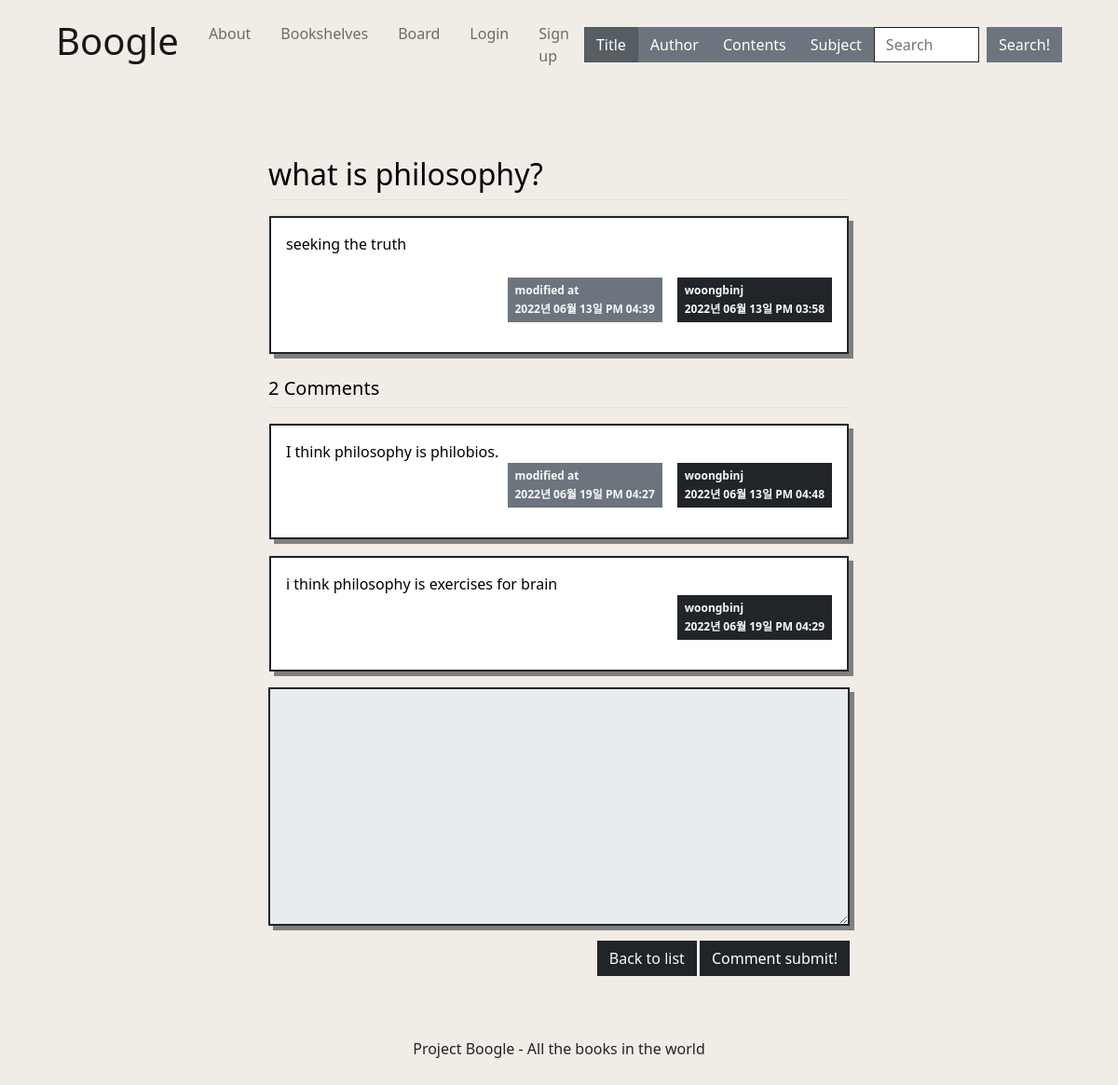
Screenshot of /question/detail/5/ with the database file from the repository.
### pybo/models.py (models this page shows)
class Question(db.Model):
    id = db.Column(db.Integer, primary_key=True)
    subject = db.Column(db.String(200), nullable=False)
    content = db.Column(db.Text(), nullable=False)
    create_date = db.Column(db.DateTime(), nullable=False)
    modify_date = db.Column(db.DateTime(), nullable=True)
    user_id = db.Column(db.Integer, db.ForeignKey('user.id', ondelete='CASCADE'), nullable=False)
    user = db.relationship('User', backref=db.backref('question_set'))

class User(db.Model):
    __tablename__ = 'user'   #테이블 이름 : user
    id = db.Column(db.Integer, primary_key = True)   #id를 프라이머리키로 설정
    username = db.Column(db.String(8), nullable = False)
    email = db.Column(db.String(32), nullable = False)
    password = db.Column(db.String(64), nullable = False)

class Answer(db.Model):
    id = db.Column(db.Integer, primary_key=True)
    question_id = db.Column(db.Integer, db.ForeignKey('question.id', ondelete='CASCADE'))
    question = db.relationship('Question', backref=db.backref('answer_set', cascade='all, delete-orphan'))
    content = db.Column(db.Text(), nullable=False)
    create_date = db.Column(db.DateTime(), nullable=False)
    modify_date = db.Column(db.DateTime(), nullable=True)
    user_id = db.Column(db.Integer, db.ForeignKey('user.id', ondelete='CASCADE'), nullable=False)
    user = db.relationship('User', backref=db.backref('answer_set'))

### pybo/views/question_views.py (the view)
@bp.route('/detail/<int:question_id>/')
def detail(question_id):
    form = AnswerForm()
    question = Question.query.get_or_404(question_id)
    return render_template('question/question_detail.html', question=question, form=form)

### pybo/forms.py
class AnswerForm(FlaskForm):
    content = TextAreaField('내용', validators=[DataRequired('Content is a required entry.')])

### pybo/filter.py (called while the page is built)
def format_datetime(value, fmt='%Y년 %m월 %d일 %p %I:%M'):
    return value.strftime(fmt)

### pybo/views/auth_views.py (called while the page is built)
@bp.before_app_request
def load_logged_in_user():
    user_id = session.get('user_id')
    if user_id is None:
        g.user = None
    else:
        g.user = User.query.get(user_id)

### pybo/templates/question/question_detail.html (shortened to what this page needs)
{% extends 'main/base.html' %}
{% block head %}
{{ super() }}
    <link rel="stylesheet" href="{{ url_for('static', filename='css/bootstrap.min.css') }}">
    <link rel="stylesheet" href="{{ url_for('static', filename='css/question_detail.css') }}">
{% endblock %}
{% block content %}
    <div class="container my-3">
        <h2 class="border-bottom py-2">{{ question.subject }}</h2>
        <div class="card my-3">
            <div class="card-body border border-dark border-2 rounded-0" style="box-shadow: 5px 5px grey;">
                <div class="card-text" style="white-space: pre-line;">{{ question.content }}</div>
                <div class="d-flex justify-content-end">
                    {% if question.modify_date %}
                    <div class="badge bg-secondary text-light p-2 text-start mx-3 rounded-0">
                        <div class="mb-2">modified at</div>
                        <div>{{ question.modify_date|datetime }}</div>
                    </div>
                    {% endif %}
                    <div class="badge bg-dark text-light p-2 rounded-0 text-start">
                        <div class="mb-2">{{ question.user.username }}</div>
                        <div>{{ question.create_date|datetime }}</div>
                    </div>
                </div>
            </div>
        </div>
        <h5 class="border-bottom my-3 py-2">{{ question.answer_set|length }} Comments</h5>
        {% for answer in question.answer_set %}
        <div class="card my-3">
            <div class="card-body border border-dark border-2 rounded-0" style="box-shadow: 5px 5px grey;">
                <div class="card-text" style="white-space: pre-line;">{{ answer.content }}</div>
                <div class="d-flex justify-content-end">
                    {% if answer.modify_date %}
                    <div class="badge bg-secondary text-light p-2 text-start mx-3 rounded-0">
                        <div class="mb-2">modified at</div>
                        <div>{{ answer.modify_date|datetime }}</div>
                    </div>
                    {% endif %}
                    <div class="badge bg-dark p-2 text-light rounded-0 text-start">
                        <div class="mb-2">{{ answer.user.username }}</div>
                        <div>{{ answer.create_date|datetime }}</div>
                    </div>
                </div>
            </div>
        </div>
        {% endfor %}
        <form action="{{ url_for('answer.create', question_id=question.id) }}" method="post" class="my-3" style="box-shadow: 5px 5px grey;">
            <div class="mb-3">
                <textarea {% if not g.user %}disabled{% endif %} name="content" id="content" class="form-control border border-dark border-2 rounded-0" rows="10"></textarea>
            </div>
            <input type="submit" value="Comment submit!" class="btn btn-dark rounded-0 font-weight-bold" style="float:right; margin-left:3px;">
            <a href="{{ url_for('question.board') }}" class="btn btn-dark text-light rounded-0 font-weight-bold" style="float:right;">Back to list</a>
        </form>
    </div>
{% endblock %}

### pybo/static/css/base.css (style rules this page uses)
body, html { margin: 0; background: #F2ECE7 !important; color: black; font-family: 'Inter', sans-serif; min-height: 100vh; width: 100%; display: -webkit-box; display: -ms-flexbox; display: flex; -webkit-box-orient: horizontal; -webkit-box-direction: normal; -ms-flex-direction: column; flex-direction: column; -webkit-box-align: center; -ms-flex-align: center; }
* { box-sizing: border-box; }
body { min-height: 100%; }
a:link { color : black; text-decoration: none; }

### rows the page displays
Question: subject "what is philosophy?", content "seeking the truth", modify_date "2022년 06월 13일 PM 04:39", create_date "2022년 06월 13일 PM 03:58"
User: user.username "woongbinj"
Answer: content "I think philosophy is philobios.", modify_date "2022년 06월 19일 PM 04:27", user.username "woongbinj", create_date "2022년 06월 13일 PM 04:48"
Answer: content "i think philosophy is exercises for brain", user.username "woongbinj", create_date "2022년 06월 19일 PM 04:29"

### other values shown
{{ question.answer_set|length }} "2"
